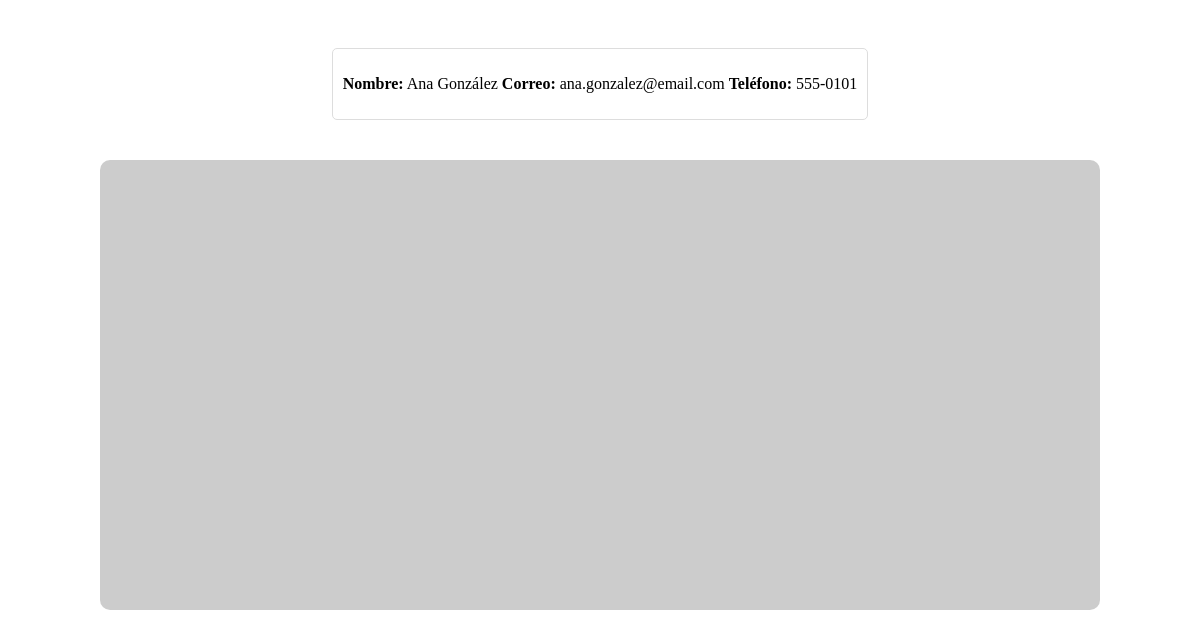
The app's page /dashboard/1 with its own data.
### tables this page shows
CREATE TABLE users( 
    id INTEGER PRIMARY KEY AUTOINCREMENT,
    first_name TEXT NOT NULL,
    last_name TEXT NOT NULL,
    email TEXT NOT NULL UNIQUE,
    phone TEXT NOT NULL UNIQUE
);

### Oscar_flaskapp/app.py (the view)
@app.route("/dashboard/<int:user_id>")
def dashboard(user_id):
    conn = sqlite3.connect('flaskapp.db')
    conn.row_factory = sqlite3.Row
    cursor = conn.cursor()
    cursor.execute("SELECT * FROM users WHERE id = ?", (user_id,))
    user = cursor.fetchone()
    conn.close()
    return render_template('dashboard.html', user=user)

### Oscar_flaskapp/templates/dashboard.html (shortened to what this page needs)
<!DOCTYPE html>
<html lang="es">
<head>
    <link rel="stylesheet" href="{{ url_for('static', filename='dashboard.css') }}">
</head>
<body>
    <div class="dashboard-container">
        <div class="user-details">
            <p><strong>Nombre:</strong> {{ user['first_name'] }} {{ user['last_name'] }} <strong>Correo:</strong> {{ user['email'] }} <strong>Teléfono:</strong> {{ user['phone'] }}</p>
        </div>
        <div class="random-image">
            <img src="https://picsum.photos/1000/450" alt="Imagen Aleatoria">
        </div>
    </div>
</body>
</html>

### Oscar_flaskapp/static/dashboard.css (style rules this page uses)
.dashboard-container { padding: 20px; text-align: center; }
.user-details { margin: 20px 0; padding: 10px; border: 1px solid #ddd; border-radius: 5px; display: inline-block; }
.random-image img { margin-top: 20px; border-radius: 10px; }

### records on screen
users: first_name "Ana", last_name "González", email "ana.gonzalez@email.com", phone "555-0101"
